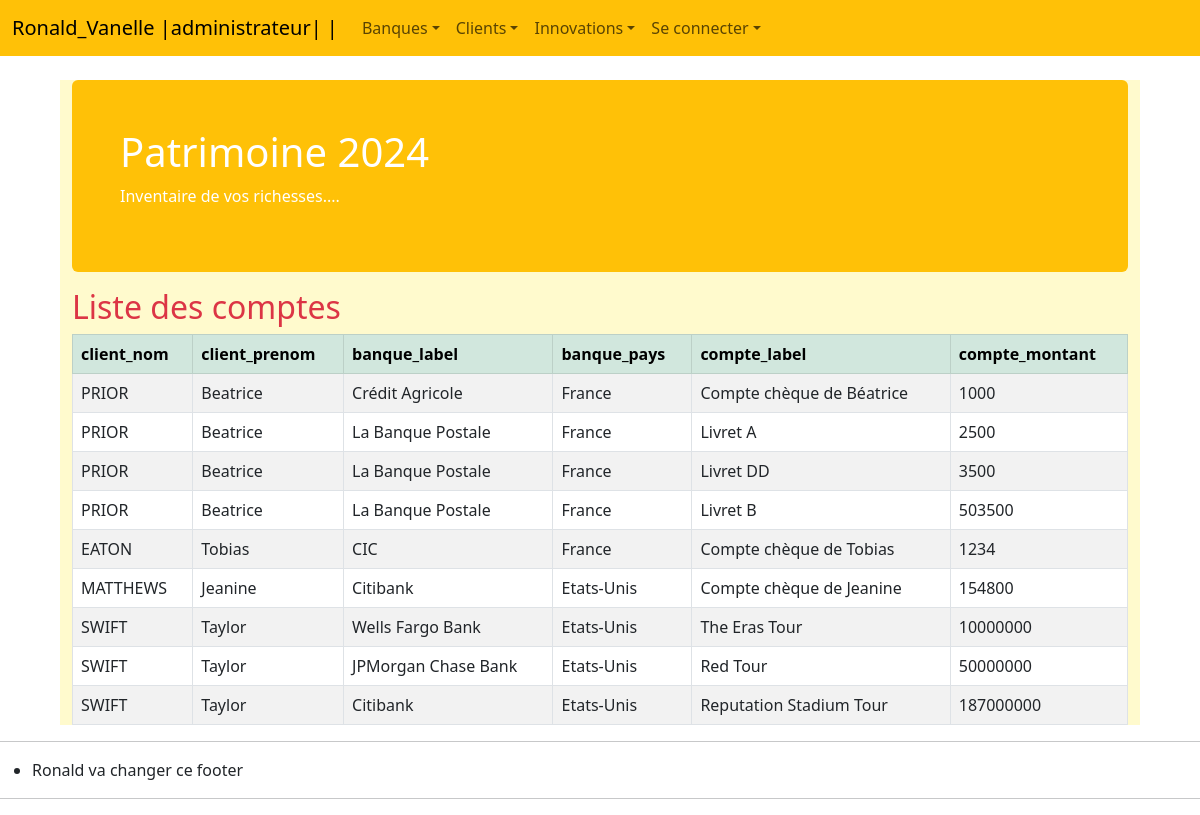
/app/router/router1.php?action=compteReadAll, run on the app's committed database.
### tables this page shows
create table if not exists compte (
 id integer unsigned not null,
 label varchar(40) not null,
 montant float not null,
 banque_id integer unsigned not null,
 personne_id integer unsigned not null, 
 primary key (id),
 foreign key (banque_id) references banque(id),
 foreign key (personne_id) references personne(id)
);

create table if not exists personne (
 id integer unsigned not null,
 nom varchar(40) not null,
 prenom varchar(40) unique not null,
 statut integer unsigned not null,
 login varchar(20) not null,
 password varchar(20) not null,
 primary key (id) 
);

create table if not exists banque (
 id integer unsigned not null,
 label varchar(50) unique not null,
 pays varchar(30) not null,
 primary key (id) 
);

### app/controller/ControllerCompte.php (called while the page is built, shortened)
<?php
require_once '../model/ModelCompte.php';
class ControllerCompte {
public static function compteReadAll() {
$results = ModelCompte::getAllCompte();
include 'config.php';
$vue = $root . '/app/view/compte/viewAllCompte.php';
require ($vue);
}
}
?>

### app/model/ModelCompte.php (called while the page is built, shortened)
<?php
class ModelCompte {
    public static function getAllCompte() {
        try {
            $database = Model::getInstance();
            $query = "select compte.label as compte_label, banque.label as banque_label, banque.pays as banque_pays, compte.montant, personne.prenom, personne.nom from compte join personne on compte.personne_id = personne.id join banque on compte.banque_id = banque.id";
            $statement = $database->prepare($query);
            $statement->execute();
            $results = $statement->fetchAll(PDO::FETCH_ASSOC);
            return $results;
        } catch (PDOException $e) {
            printf("%s - %s<p/>\n", $e->getCode(), $e->getMessage());
            return NULL;
        }
    }
}
?>

### app/view/compte/viewAllCompte.php (the view, shortened to what this page needs)
<body>
    <div class="container">
        <h2 class="text-danger">Liste des comptes </h2>
        <table class = "table table-striped table-bordered">
            <thead>
                <tr class = "table-success">
                    <th>client_nom</th>
                    <th>client_prenom</th>
                    <th>banque_label</th>
                    <th>banque_pays</th>
                    <th>compte_label</th>
                    <th>compte_montant</th>
                </tr>
            </thead>
            <tbody>
                <?php
                foreach ($results as $compte) {
                    echo "<tr>
                        <td>" . $compte['nom'] . "</td><td>" . $compte['prenom'] . "</td><td>" . $compte['banque_label'] . "</td><td>" . $compte['banque_pays'] . "</td><td>" . $compte['compte_label'] ."</td><td>" . $compte['montant'] . "</td></tr>";
                }
                ?>
            </tbody>
        </table>
    </div>

### public/css/perso_css.css (style rules this page uses)
body { background-color: white; }
.container { margin-top: 80px; background-color: greenyellow; width: 60%; }

### data on the page
compte: personne.nom "PRIOR", personne.prenom "Beatrice", banque.label "Crédit Agricole", banque.pays "France", label "Compte chèque de Béatrice", montant "1000"
compte: personne.nom "PRIOR", personne.prenom "Beatrice", banque.label "La Banque Postale", banque.pays "France", label "Livret A", montant "2500"
compte: personne.nom "PRIOR", personne.prenom "Beatrice", banque.label "La Banque Postale", banque.pays "France", label "Livret DD", montant "3500"
compte: personne.nom "PRIOR", personne.prenom "Beatrice", banque.label "La Banque Postale", banque.pays "France", label "Livret B", montant "503500"
compte: personne.nom "EATON", personne.prenom "Tobias", banque.label "CIC", banque.pays "France", label "Compte chèque de Tobias", montant "1234"
compte: personne.nom "MATTHEWS", personne.prenom "Jeanine", banque.label "Citibank", banque.pays "Etats-Unis", label "Compte chèque de Jeanine", montant "154800"
compte: personne.nom "SWIFT", personne.prenom "Taylor", banque.label "Wells Fargo Bank", banque.pays "Etats-Unis", label "The Eras Tour", montant "10000000"
compte: personne.nom "SWIFT", personne.prenom "Taylor", banque.label "JPMorgan Chase Bank", banque.pays "Etats-Unis", label "Red Tour", montant "50000000"
compte: personne.nom "SWIFT", personne.prenom "Taylor", banque.label "Citibank", banque.pays "Etats-Unis", label "Reputation Stadium Tour", montant "187000000"
